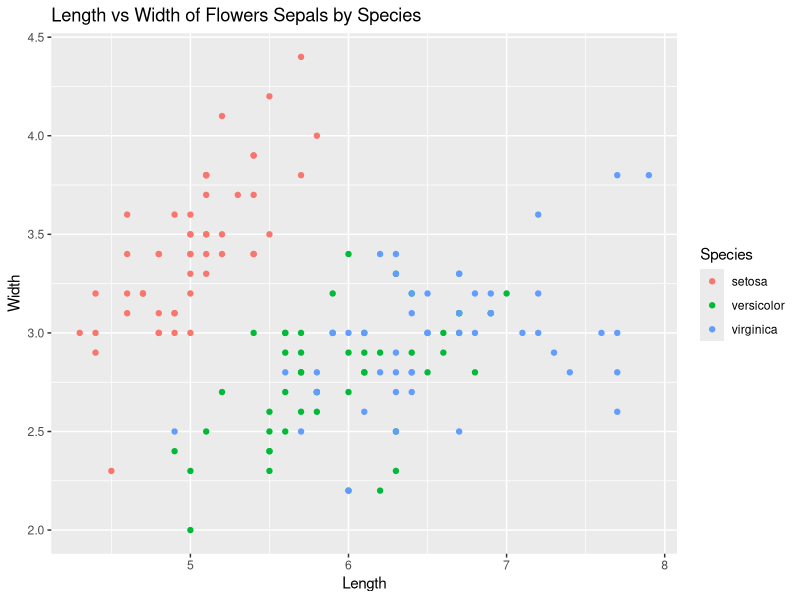
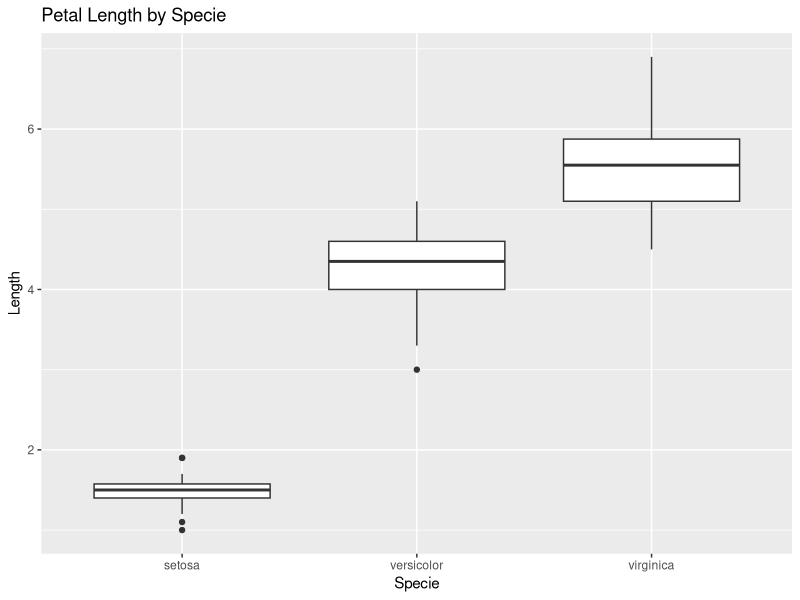

Generate these figures, in order, with R:
## ---- chunk 1
library(datasets)
library(tidyverse)
library(ggplot2)
data(iris)
summary(iris)
## ---- chunk 2
head(iris)
## ---- chunk 3
summary(iris)
## ---- chunk 4
class(iris$Species)
typeof(class(iris$Species))
class(iris$Sepal.Length)
class(iris$Sepal.Width)
class(iris$Petal.Length)
class(iris$Petal.Width)
## ---- chunk 5
head(filter(iris, Species == "setosa"))
## ---- chunk 6
head(arrange(iris, desc(Petal.Length)))
## ---- chunk 7
head(mutate(iris, Sepal.Length.cm = iris$Sepal.Length* 10))
## ---- chunk 8

## ---- chunk 9
summary(filter(iris, Species == "setosa"))
summary(filter(iris, Species == "versicolor"))
summary(filter(iris, Species == "virginica"))
## ---- chunk 10
ggplot(iris, aes(Sepal.Length, Sepal.Width, color = Species)) + geom_point() + ggtitle("Length vs Width of Flowers Sepals by Species") + xlab("Length") + ylab("Width")
## ---- chunk 11
ggplot(iris, aes(Species, Petal.Length)) + geom_boxplot() + ggtitle("Petal Length by Specie") + xlab("Specie") + ylab("Length")
## ---- chunk 12

## ---- chunk 13

